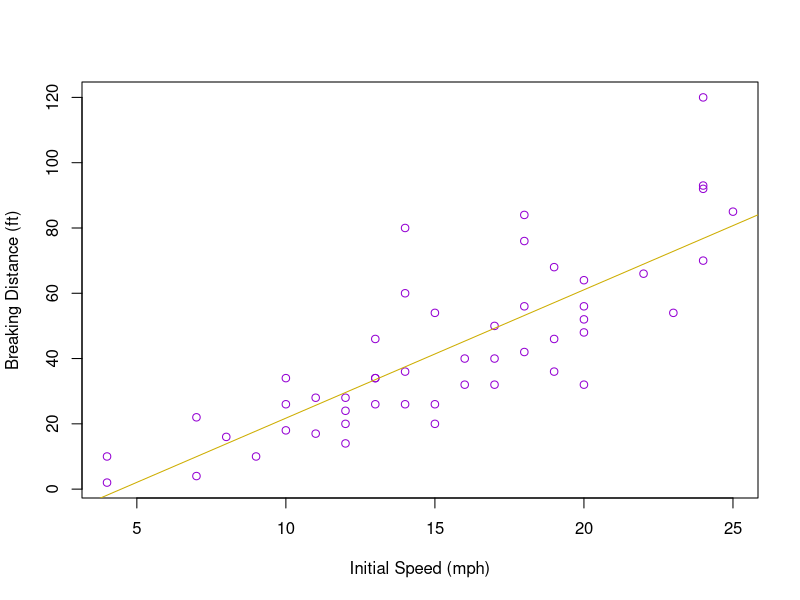
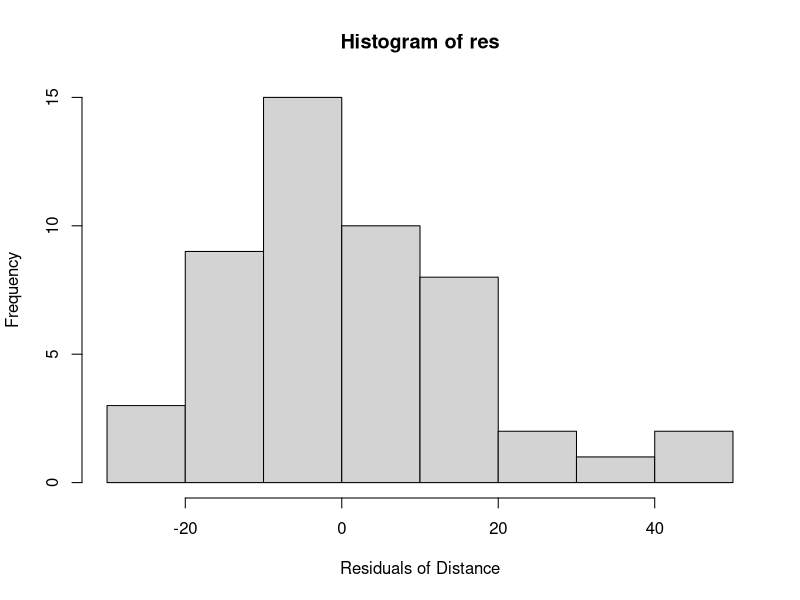
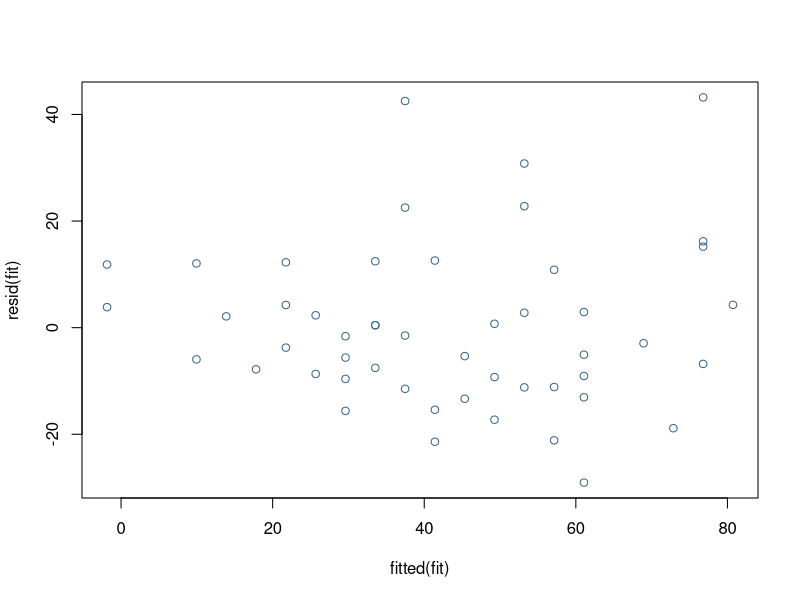
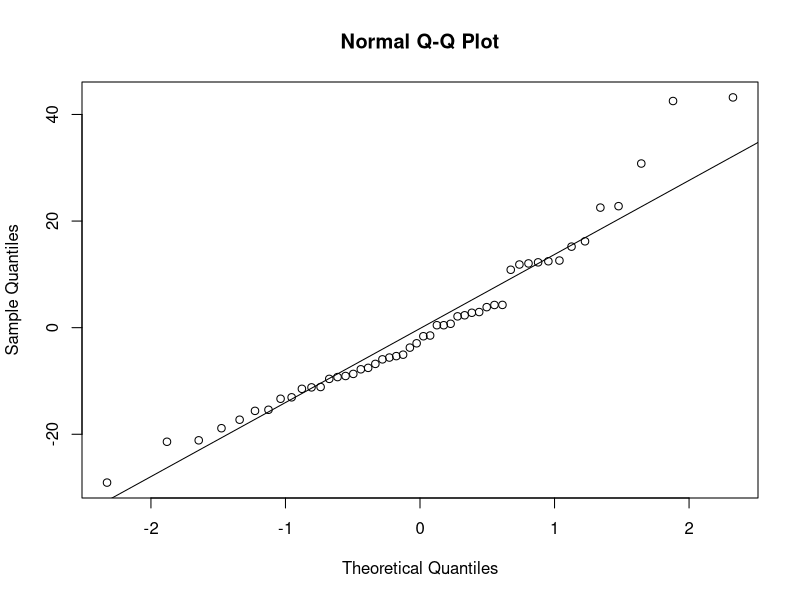

The R script that drew these images, in order:
## ---- chunk 1
knitr::opts_chunk$set(echo = TRUE)
## ---- chunk 2
summary(cars$speed) #looks like mph
summary(cars$dist) #looks like feet 
fit <- lm(cars$dist ~ cars$speed)
summary(fit)
## ---- chunk 3
plot(cars$speed, cars$dist, xlab = "Initial Speed (mph)", ylab = "Breaking Distance (ft)", col=' darkviolet')
abline(fit, col = "gold3")
## ---- chunk 4
res <- resid(fit)
summary(res)
hist(res, xlab = "Residuals of Distance")
## ---- chunk 5
plot(fitted(fit), resid(fit),  col = 'steelblue4')
qqnorm(res)
qqline(res)
